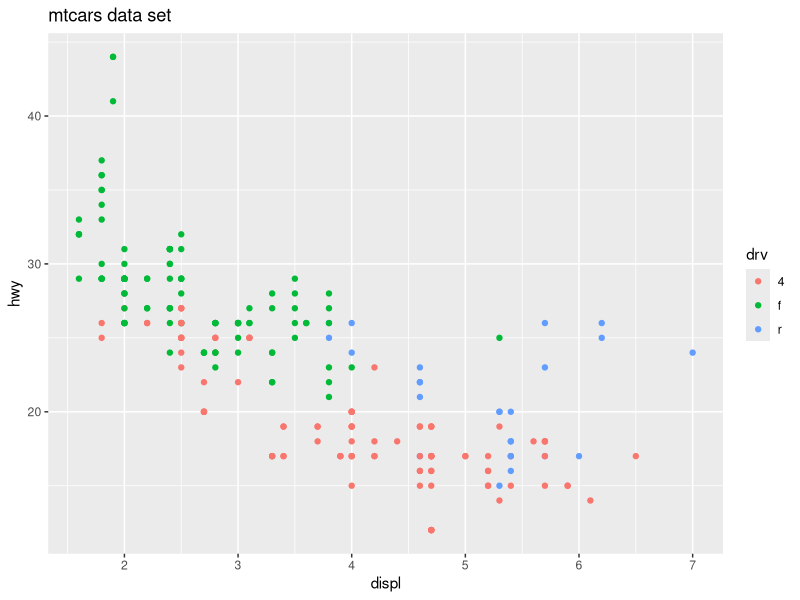

This chart was generated by the following R code:
## ---- chunk 1
library(ggplot2)
qplot(displ, hwy, data = mpg, color = drv, main = "mtcars data set")
